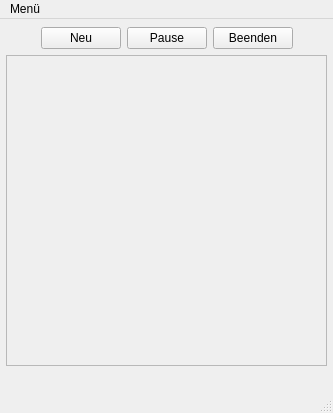
<?xml version="1.0" encoding="UTF-8"?>
<ui version="4.0">
 <class>MainWindow</class>
 <widget class="QMainWindow" name="MainWindow">
  <property name="enabled">
   <bool>true</bool>
  </property>
  <property name="geometry">
   <rect>
    <x>0</x>
    <y>0</y>
    <width>333</width>
    <height>413</height>
   </rect>
  </property>
  <property name="acceptDrops">
   <bool>false</bool>
  </property>
  <property name="windowTitle">
   <string>MainWindow</string>
  </property>
  <widget class="QWidget" name="centralwidget">
   <widget class="QWidget" name="horizontalLayoutWidget">
    <property name="geometry">
     <rect>
      <x>6</x>
      <y>6</y>
      <width>323</width>
      <height>26</height>
     </rect>
    </property>
    <layout class="QHBoxLayout" name="horizontalLayout">
     <item>
      <spacer name="horizontalSpacer_2">
       <property name="orientation">
        <enum>Qt::Horizontal</enum>
       </property>
       <property name="sizeHint" stdset="0">
        <size>
         <width>40</width>
         <height>20</height>
        </size>
       </property>
      </spacer>
     </item>
     <item>
      <widget class="QPushButton" name="Neu">
       <property name="text">
        <string>Neu</string>
       </property>
      </widget>
     </item>
     <item>
      <widget class="QPushButton" name="Pause">
       <property name="text">
        <string>Pause</string>
       </property>
      </widget>
     </item>
     <item>
      <widget class="QPushButton" name="Beenden">
       <property name="text">
        <string>Beenden</string>
       </property>
      </widget>
     </item>
     <item>
      <spacer name="horizontalSpacer_5">
       <property name="orientation">
        <enum>Qt::Horizontal</enum>
       </property>
       <property name="sizeHint" stdset="0">
        <size>
         <width>40</width>
         <height>20</height>
        </size>
       </property>
      </spacer>
     </item>
    </layout>
   </widget>
   <widget class="QScrollArea" name="scrollArea">
    <property name="geometry">
     <rect>
      <x>6</x>
      <y>36</y>
      <width>321</width>
      <height>311</height>
     </rect>
    </property>
    <property name="maximumSize">
     <size>
      <width>16777202</width>
      <height>16777215</height>
     </size>
    </property>
    <property name="verticalScrollBarPolicy">
     <enum>Qt::ScrollBarAsNeeded</enum>
    </property>
    <property name="horizontalScrollBarPolicy">
     <enum>Qt::ScrollBarAsNeeded</enum>
    </property>
    <property name="sizeAdjustPolicy">
     <enum>QAbstractScrollArea::AdjustToContents</enum>
    </property>
    <property name="widgetResizable">
     <bool>true</bool>
    </property>
    <widget class="QWidget" name="scrollAreaWidgetContents">
     <property name="geometry">
      <rect>
       <x>0</x>
       <y>0</y>
       <width>319</width>
       <height>309</height>
      </rect>
     </property>
     <widget class="QWidget" name="gridLayoutWidget">
      <property name="geometry">
       <rect>
        <x>-1</x>
        <y>-1</y>
        <width>321</width>
        <height>311</height>
       </rect>
      </property>
      <layout class="QGridLayout" name="gridLayout">
       <property name="sizeConstraint">
        <enum>QLayout::SetMinAndMaxSize</enum>
       </property>
       <property name="spacing">
        <number>1</number>
       </property>
      </layout>
     </widget>
    </widget>
   </widget>
  </widget>
  <widget class="QMenuBar" name="menubar">
   <property name="geometry">
    <rect>
     <x>0</x>
     <y>0</y>
     <width>333</width>
     <height>22</height>
    </rect>
   </property>
   <property name="tabletTracking">
    <bool>true</bool>
   </property>
   <property name="nativeMenuBar">
    <bool>true</bool>
   </property>
   <widget class="QMenu" name="menuMen">
    <property name="title">
     <string>Menü</string>
    </property>
    <addaction name="actionEinstellung"/>
    <addaction name="actionStatistik"/>
   </widget>
   <addaction name="menuMen"/>
  </widget>
  <widget class="QStatusBar" name="statusbar">
   <property name="acceptDrops">
    <bool>true</bool>
   </property>
  </widget>
  <action name="actionEinstellungsfenster">
   <property name="text">
    <string>Einstellung</string>
   </property>
  </action>
  <action name="actionStatistikfenster">
   <property name="text">
    <string>Statistik</string>
   </property>
  </action>
  <action name="actionHilfefenster">
   <property name="text">
    <string>Hilfe</string>
   </property>
  </action>
  <action name="actionEinstellung">
   <property name="text">
    <string>Einstellung</string>
   </property>
  </action>
  <action name="actionStatistik">
   <property name="text">
    <string>Statistik</string>
   </property>
  </action>
 </widget>
 <resources/>
 <connections/>
</ui>
